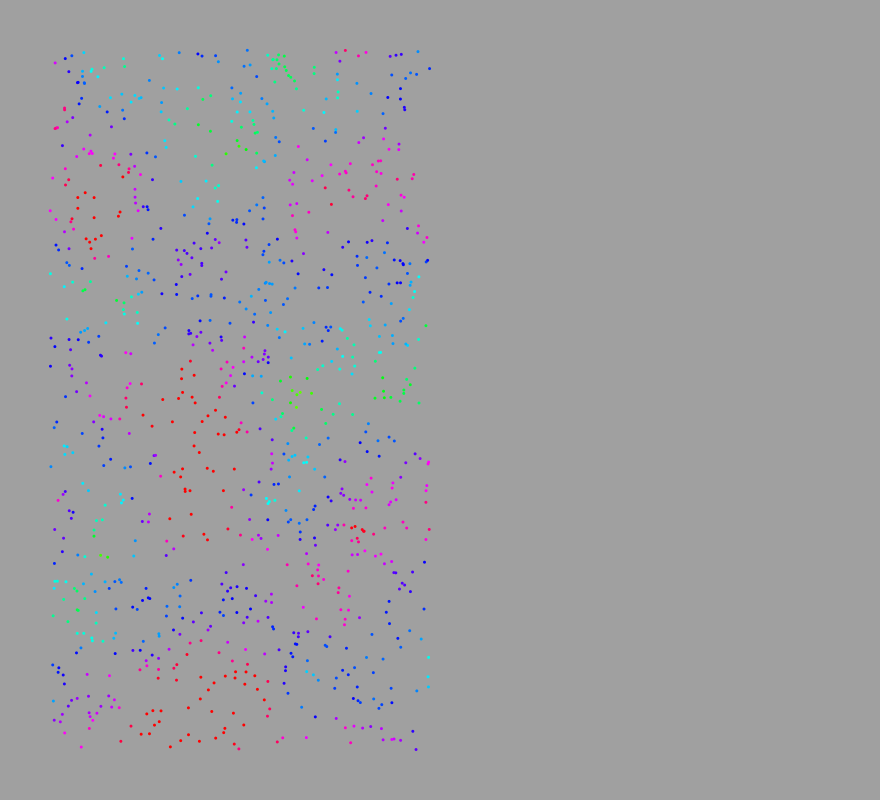
Frame 1 (no input)
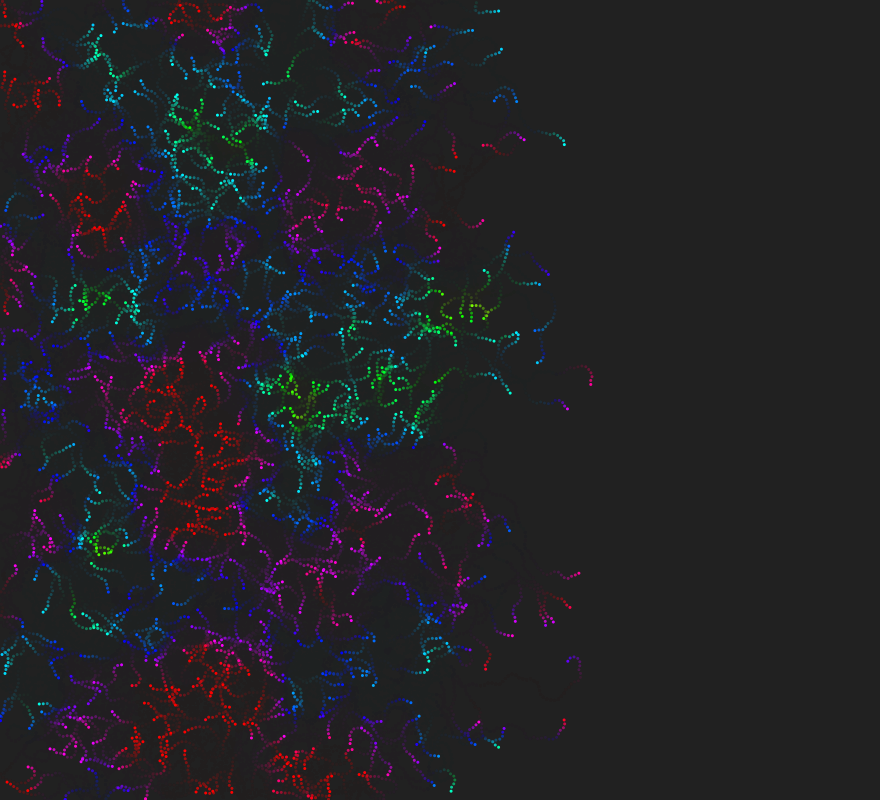
Frame 60 (the mouse pressed at the canvas centre just before this capture)
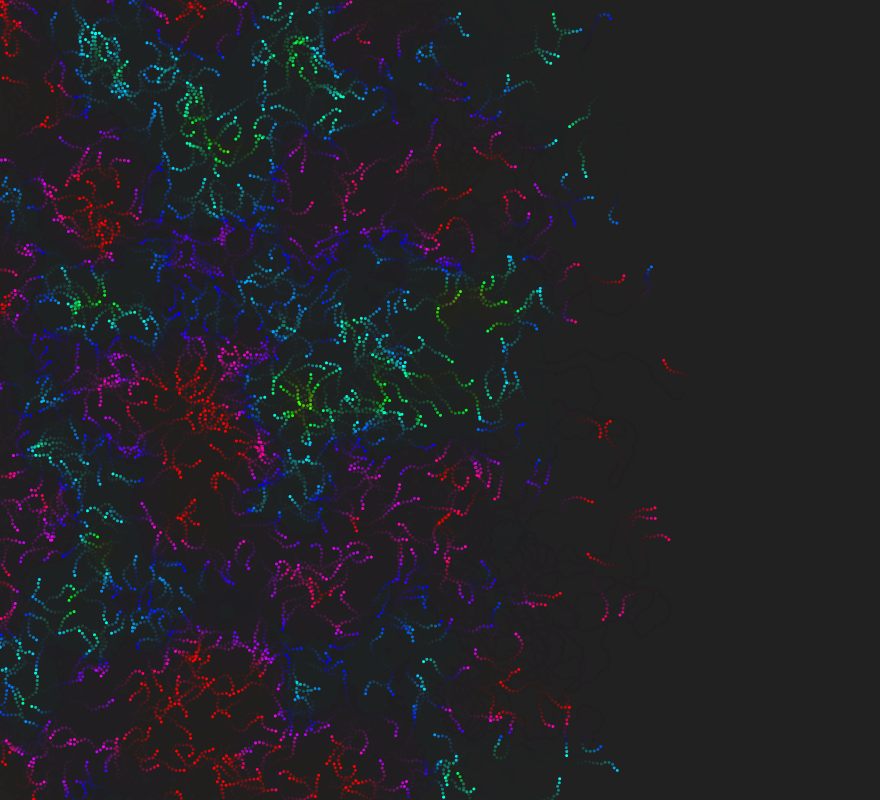
Frame 120 (the mouse held since frame 60 and released just before this capture)

The Processing sketch that drew these frames (run headless with seeded random() and noise(); from frame 60 on, the mouse is pressed at the canvas centre):

// Processing sketch: processing_115609
// ── processing_115609.pde

Worm[] worms;
int numWorms = 1000;
PVector pulse;
boolean pulsed;

void setup() {
  size(880,800);
  smooth();
  noStroke();
  colorMode(HSB,155);
  worms = new Worm[numWorms];
  for (int i=0; i<numWorms; i++) {
    worms[i] = new Worm(random(50,430),random(50,750),random(0,12*PI)); 
  }
  pulsed = false;
}

void draw() {
    fill (20, 40);
    noStroke ();
    rect (0, 0, width, height);
  //background(0);
  for (int i=0; i<numWorms; i++) {
    fill(map(noise(0.01*worms[i].loc.x,0.01*worms[i].loc.y),0,1,0,255),255,255);
    ellipse(worms[i].loc.x,worms[i].loc.y,3,3);
    if (pulsed) {
      worms[i].move(pulse);
    }
    else 
      worms[i].move();
  }
  pulsed = false;
}

void mousePressed() {
  pulse = new PVector(mouseX, mouseY);
  pulsed = true; 
}

class Worm {
  PVector dir;
  PVector loc;
  float angle;
  float speed=4;
  float agility = 0.8;
 
  public Worm(float x, float y, float angle) {
    this.angle = angle;
    loc = new PVector(x,y);
    dir = new PVector(cos(angle),sin(angle));
    dir.normalize();
    dir.mult(speed);
  } 

  void move() {
    angle += random(-agility,agility);
    updateDir();
  }
  void updateDir() {
    dir = new PVector(cos(angle),sin(angle));
    dir.normalize();
    dir.mult(speed);
    if (loc.x+dir.x<0 || loc.x+dir.x>width) { 
      angle = PI-angle;
      //move();
    }
    else if (loc.y+dir.y<0 || loc.y+dir.y>height) { 
      angle = 4*PI-angle;
      //move();
    }
    else 
      loc.add(dir);  
  }
 void move(PVector pulse) {
    if (PVector.dist(pulse,loc)<200) {
      PVector d = new PVector(loc.x,loc.y);
      d.sub(pulse);
      angle = atan(d.y/d.x);
      //angle = PVector.angleBetween(d,new PVector(1,0));
      println(angle);
    }
   updateDir();    
 } 
}
